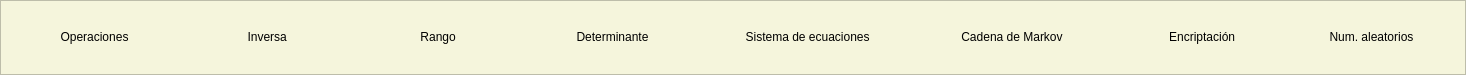
        <widget class="QFrame" name="frame_menu">
         <property name="minimumSize">
          <size>
           <width>0</width>
           <height>75</height>
          </size>
         </property>
         <property name="maximumSize">
          <size>
           <width>16777215</width>
           <height>75</height>
          </size>
         </property>
         <property name="styleSheet">
          <string notr="true">background-color: rgb(245, 245, 220);</string>
         </property>
         <property name="frameShape">
          <enum>QFrame::StyledPanel</enum>
         </property>
         <property name="frameShadow">
          <enum>QFrame::Raised</enum>
         </property>
         <layout class="QHBoxLayout" name="horizontalLayout">
          <item>
           <widget class="QPushButton" name="btn_operaciones">
            <property name="minimumSize">
             <size>
              <width>165</width>
              <height>50</height>
             </size>
            </property>
            <property name="styleSheet">
             <string notr="true">QFrame{
background-color: rgb(51, 157, 255);
}

QPushButton{
color: rgb(0, 0, 0);
background-color: rgb(245, 245, 220);;
border-bottom-right-radius:20px;
font: 75 8pt &quot;Open Sans Semibold&quot;
}

QPushButton:hover{
color: rgb(255, 255, 255);
background-color: rgb(207, 178, 132);
border-bottom-right-radius:20px;
font: 75 9pt  &quot;Open Sans Semibold&quot;
}</string>
            </property>
            <property name="text">
             <string>Operaciones</string>
            </property>
            <property name="icon">
             <iconset>
              <normaloff>Imagenes/pngwing.com.png</normaloff>Imagenes/pngwing.com.png</iconset>
            </property>
            <property name="iconSize">
             <size>
              <width>40</width>
              <height>40</height>
             </size>
            </property>
           </widget>
          </item>
          <item>
           <widget class="QPushButton" name="btn_inversa">
            <property name="minimumSize">
             <size>
              <width>165</width>
              <height>50</height>
             </size>
            </property>
            <property name="styleSheet">
             <string notr="true">QFrame{
background-color: rgb(51, 157, 255);
}

QPushButton{
color: rgb(0, 0, 0);
background-color: rgb(245, 245, 220);;
border-bottom-right-radius:20px;
font: 75 8pt &quot;Open Sans Semibold&quot;
}

QPushButton:hover{
color: rgb(255, 255, 255);
background-color: rgb(207, 178, 132);
border-bottom-right-radius:20px;
font: 75 9pt  &quot;Open Sans Semibold&quot;
}</string>
            </property>
            <property name="text">
             <string> Inversa</string>
            </property>
            <property name="icon">
             <iconset>
              <normaloff>Imagenes/inversa.png</normaloff>Imagenes/inversa.png</iconset>
            </property>
            <property name="iconSize">
             <size>
              <width>40</width>
              <height>40</height>
             </size>
            </property>
           </widget>
          </item>
          <item>
           <widget class="QPushButton" name="btn_rango">
            <property name="minimumSize">
             <size>
              <width>165</width>
              <height>50</height>
             </size>
            </property>
            <property name="styleSheet">
             <string notr="true">QFrame{
background-color: rgb(51, 157, 255);
}

QPushButton{
color: rgb(0, 0, 0);
background-color: rgb(245, 245, 220);;
border-bottom-right-radius:20px;
font: 75 8pt &quot;Open Sans Semibold&quot;
}

QPushButton:hover{
color: rgb(255, 255, 255);
background-color: rgb(207, 178, 132);
border-bottom-right-radius:20px;
font: 75 9pt  &quot;Open Sans Semibold&quot;
}</string>
            </property>
            <property name="text">
             <string> Rango</string>
            </property>
            <property name="icon">
             <iconset>
              <normaloff>Imagenes/pngwing.com (1).png</normaloff>Imagenes/pngwing.com (1).png</iconset>
            </property>
            <property name="iconSize">
             <size>
              <width>40</width>
              <height>35</height>
             </size>
            </property>
           </widget>
          </item>
          <item>
           <widget class="QPushButton" name="btn_determinante">
            <property name="minimumSize">
             <size>
              <width>175</width>
              <height>50</height>
             </size>
            </property>
            <property name="styleSheet">
             <string notr="true">QFrame{
background-color: rgb(51, 157, 255);
}

QPushButton{
color: rgb(0, 0, 0);
background-color: rgb(245, 245, 220);;
border-bottom-right-radius:20px;
font: 75 8pt &quot;Open Sans Semibold&quot;
}

QPushButton:hover{
color: rgb(255, 255, 255);
background-color: rgb(207, 178, 132);
border-bottom-right-radius:20px;
font: 75 9pt  &quot;Open Sans Semibold&quot;
}</string>
            </property>
            <property name="text">
             <string>Determinante</string>
            </property>
            <property name="icon">
             <iconset>
              <normaloff>Imagenes/8712754.png</normaloff>Imagenes/8712754.png</iconset>
            </property>
            <property name="iconSize">
             <size>
              <width>45</width>
              <height>45</height>
             </size>
            </property>
           </widget>
          </item>
          <item>
           <widget class="QPushButton" name="btn_ecuaciones">
            <property name="minimumSize">
             <size>
              <width>200</width>
              <height>50</height>
             </size>
            </property>
            <property name="styleSheet">
             <string notr="true">QFrame{
background-color: rgb(51, 157, 255);
}

QPushButton{
color: rgb(0, 0, 0);
background-color: rgb(245, 245, 220);;
border-bottom-right-radius:20px;
font: 75 7pt &quot;Open Sans Semibold&quot;
}

QPushButton:hover{
color: rgb(255, 255, 255);
background-color: rgb(207, 178, 132);
border-bottom-right-radius:20px;
font: 75 8pt  &quot;Open Sans Semibold&quot;
}</string>
            </property>
            <property name="text">
             <string> Sistema de ecuaciones</string>
            </property>
            <property name="icon">
             <iconset>
              <normaloff>Imagenes/1050462.png</normaloff>Imagenes/1050462.png</iconset>
            </property>
            <property name="iconSize">
             <size>
              <width>45</width>
              <height>40</height>
             </size>
            </property>
           </widget>
          </item>
          <item>
           <widget class="QPushButton" name="btn_markov">
            <property name="minimumSize">
             <size>
              <width>200</width>
              <height>50</height>
             </size>
            </property>
            <property name="styleSheet">
             <string notr="true">QFrame{
background-color: rgb(51, 157, 255);
}

QPushButton{
color: rgb(0, 0, 0);
background-color: rgb(245, 245, 220);;
border-bottom-right-radius:20px;
font: 75 8pt &quot;Open Sans Semibold&quot;
}

QPushButton:hover{
color: rgb(255, 255, 255);
background-color: rgb(207, 178, 132);
border-bottom-right-radius:20px;
font: 75 8.5pt  &quot;Open Sans Semibold&quot;
}</string>
            </property>
            <property name="text">
             <string>Cadena de Markov</string>
            </property>
            <property name="icon">
             <iconset>
              <normaloff>Imagenes/pngwing.com (3).png</normaloff>Imagenes/pngwing.com (3).png</iconset>
            </property>
            <property name="iconSize">
             <size>
              <width>40</width>
              <height>40</height>
             </size>
            </property>
           </widget>
          </item>
          <item>
           <widget class="QPushButton" name="btn_incriptacion">
            <property name="minimumSize">
             <size>
              <width>165</width>
              <height>50</height>
             </size>
            </property>
            <property name="styleSheet">
             <string notr="true">QFrame{
background-color: rgb(51, 157, 255);
}

QPushButton{
color: rgb(0, 0, 0);
background-color: rgb(245, 245, 220);;
border-bottom-right-radius:20px;
font: 75 8pt &quot;Open Sans Semibold&quot;
}

QPushButton:hover{
color: rgb(255, 255, 255);
background-color: rgb(207, 178, 132);
border-bottom-right-radius:20px;
font: 75 9pt  &quot;Open Sans Semibold&quot;
}</string>
            </property>
            <property name="text">
             <string> Encriptación</string>
            </property>
            <property name="icon">
             <iconset>
              <normaloff>Imagenes/1813806.png</normaloff>Imagenes/1813806.png</iconset>
            </property>
            <property name="iconSize">
             <size>
              <width>40</width>
              <height>40</height>
             </size>
            </property>
           </widget>
          </item>
          <item>
           <widget class="QPushButton" name="btn_aleatorio">
            <property name="minimumSize">
             <size>
              <width>165</width>
              <height>50</height>
             </size>
            </property>
            <property name="styleSheet">
             <string notr="true">QFrame{
background-color: rgb(51, 157, 255);
}

QPushButton{
color: rgb(0, 0, 0);
background-color: rgb(245, 245, 220);;
border-bottom-right-radius:20px;
font: 75 7pt &quot;Open Sans Semibold&quot;
}

QPushButton:hover{
color: rgb(255, 255, 255);
background-color: rgb(207, 178, 132);
border-bottom-right-radius:20px;
font: 75 8pt  &quot;Open Sans Semibold&quot;
}</string>
            </property>
            <property name="text">
             <string>Num. aleatorios</string>
            </property>
            <property name="icon">
             <iconset>
              <normaloff>Imagenes/ea9e55871b598a93407315b0f35ecd87-icono-plano-de-boton-aleatorio.png</normaloff>Imagenes/ea9e55871b598a93407315b0f35ecd87-icono-plano-de-boton-aleatorio.png</iconset>
            </property>
            <property name="iconSize">
             <size>
              <width>45</width>
              <height>45</height>
             </size>
            </property>
           </widget>
          </item>
         </layout>
        </widget>
